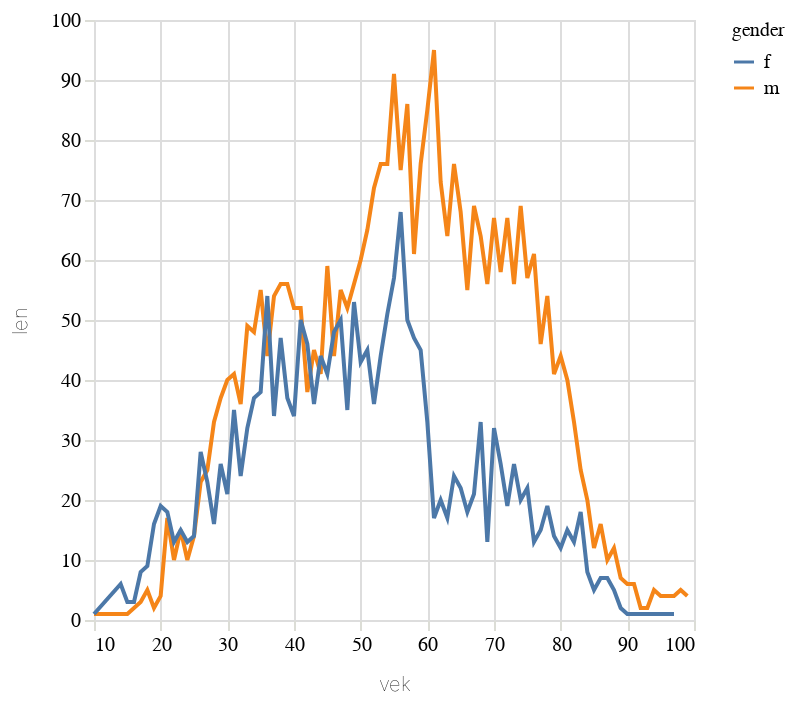

The code cell stored with this chart in its notebook:
### Code cell
alt.Chart(cr2c.filter(pl.col('gender').is_in(['m','f'])).to_pandas()).mark_line().encode(alt.X("vek"),alt.Y("len"),alt.Color("gender"))

### Figure 1 — Vega-Lite specification as saved in the notebook (floating-point values rounded to 4 significant figures; data arrays with more than 128 entries replaced by an {"elided": "..."} marker saying what was removed)
{"config": {"title": {"font": "Noticia Text", "fontSize": 14, "anchor": "start", "lineHeight": 21, "fontWeight": "bolder", "subtitleFont": "Noticia Text", "subtitleFontSize": 12, "subtitlePadding": 12, "dy": -12}, "axis": {"labelFont": "Asap", "titleFont": "Asap", "fontWeight": "lighter", "titleFontWeight": "lighter", "labelFontSize": 10, "titleFontSize": 10, "labelPadding": 2, "titlePadding": 10, "domainOpacity": 0, "tickColor": "#DCDDD6"}, "legend": {"labelFont": "Asap", "labelFontWeight": "normal", "titleFont": "Asap", "titleFontWeight": "normal", "labelFontSize": 10, "titleFontSize": 10}}, "data": {"name": "data-051593d4369cd44aa92964fe83560015"}, "mark": {"type": "line"}, "encoding": {"color": {"field": "gender", "type": "nominal"}, "x": {"field": "vek", "type": "quantitative"}, "y": {"field": "len", "type": "quantitative"}}, "$schema": "https://vega.github.io/schema/vega-lite/v5.8.0.json", "datasets": {"data-051593d4369cd44aa92964fe83560015": {"elided": "169 records"}}}
